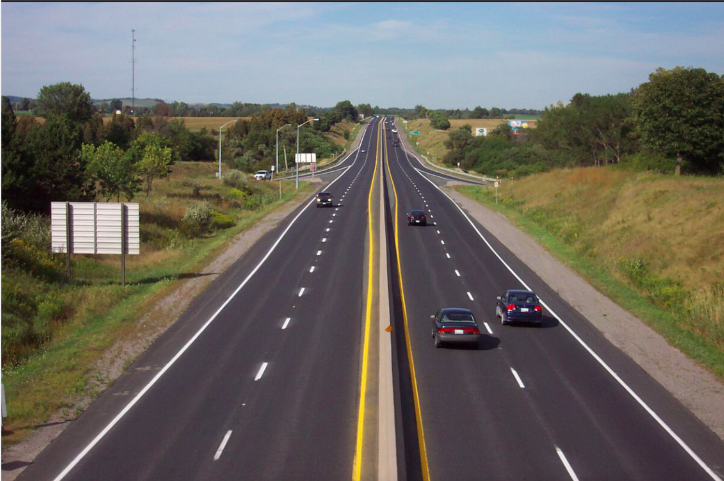
//> input picture OpenCV_1일차/HW1/filter_test/resources/image.png, 724 x 481 px
$ ./filter   (built with g++ and OpenCV 4)
//> lines starting //> are read from the running program, lines starting //| are printed output that depends on the picture; after the words box and inside, x2 and y2 are one past the last pixel; in counts of white or black regions, pixels touching at a corner belong together
#include <opencv2/opencv.hpp>
#include <opencv2/highgui/highgui.hpp>
#include <opencv2/imgproc/imgproc.hpp>
#include <iostream>

int main()
{
    cv::Mat image = cv::imread("../resources/image.png");
//> image is the input picture: 481 rows x 724 cols, CV_8UC3; mean B, G, R 97.7, 104.6, 108.1

    if(image.empty()) {
        std::cout << "이미지 로딩 실패" << std::endl;
        return -1;
    }

    cv::Mat hsv;
    cv::cvtColor(image, hsv, cv::COLOR_BGR2HSV);
//> hsv: 481 rows x 724 cols, CV_8UC3; mean H, S, V 84.7, 69.1, 117.3

    cv::Mat mask_yellow;

    cv::inRange(hsv, cv::Scalar(20, 170, 100), cv::Scalar(30, 255, 255), mask_yellow);
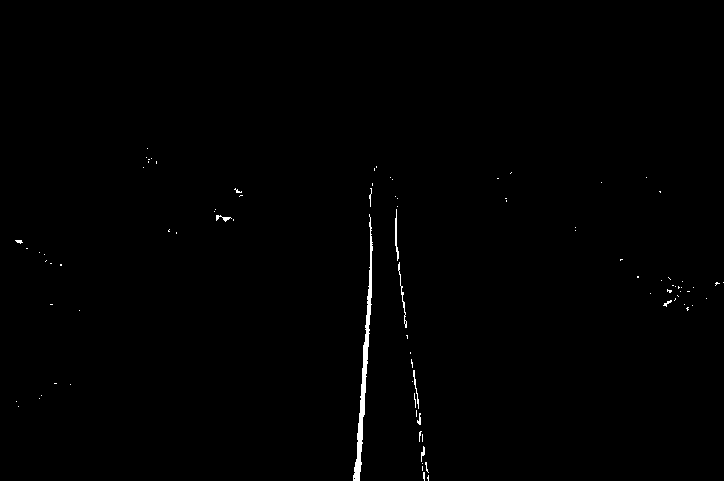
//> mask_yellow: 481 rows x 724 cols, CV_8UC1; 0.51% white; 90 white regions (80 under 20 px), largest, box (x1, y1, x2, y2) and area: (353, 214, 373, 481) 1081, (398, 262, 407, 328) 98, (395, 209, 399, 261) 93

    cv::Mat blurred_mask;
    cv::Mat blurred_hsv;

    cv::GaussianBlur(hsv, blurred_hsv, cv::Size(3,3), 5);
//> blurred_hsv: 481 rows x 724 cols, CV_8UC3; mean H, S, V 84.7, 69.1, 117.3
    cv::inRange(blurred_hsv, cv::Scalar(20, 170, 100), cv::Scalar(30, 255, 255), blurred_mask);
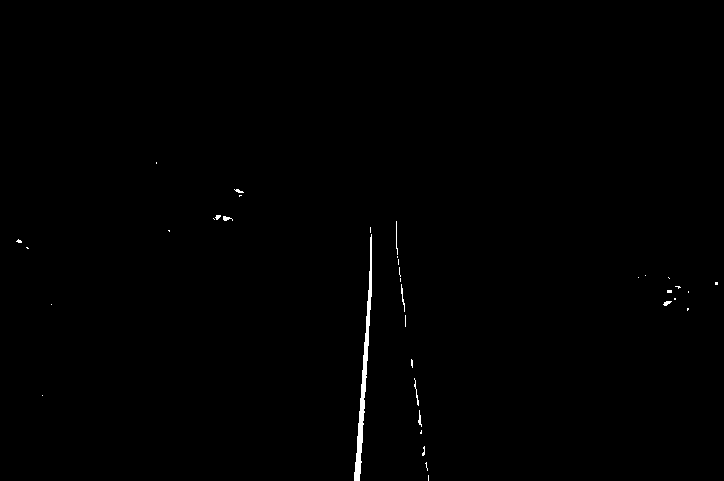
//> blurred_mask: 481 rows x 724 cols, CV_8UC1; 0.41% white; 37 white regions (28 under 20 px), largest, box (x1, y1, x2, y2) and area: (354, 234, 372, 481) 1011, (401, 284, 405, 312) 39, (414, 378, 419, 406) 39

    cv::imshow("Original Image", image);
    cv::imshow("Gaussian Blurred", blurred_mask);
    cv::imshow("NON_filtered_mask", mask_yellow);

    cv::imwrite("blurred_image.jpg", blurred_mask);
    cv::imwrite("yellow.jpg", mask_yellow);

    cv::waitKey(0);

    return 0;
}
